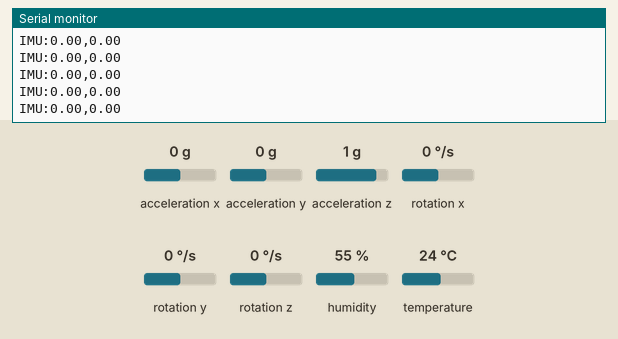
Simulated run of this sketch. Board: ESP32. Shown: the last lines printed to the serial monitor. Inputs (shaded band) come from the test bench; at power-on: acceleration x 0 g, acceleration y 0 g, acceleration z 1 g, rotation x 0 °/s, rotation y 0 °/s, rotation z 0 °/s, humidity 55 %, temperature 24 °C.

Above: at 6.9 s.
7.0 s: acceleration x set to -1.4 g
At 7.7 s:
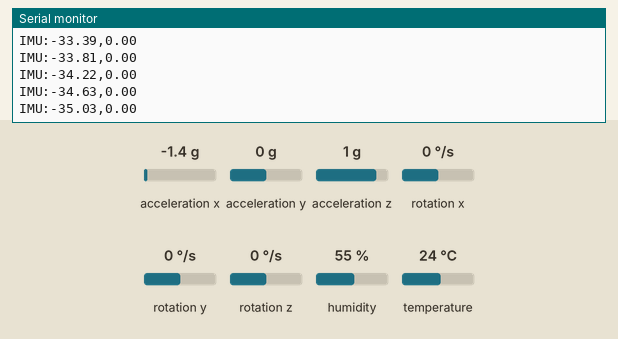
8.5 s: acceleration y set to -1.4 g
At 9.1 s:
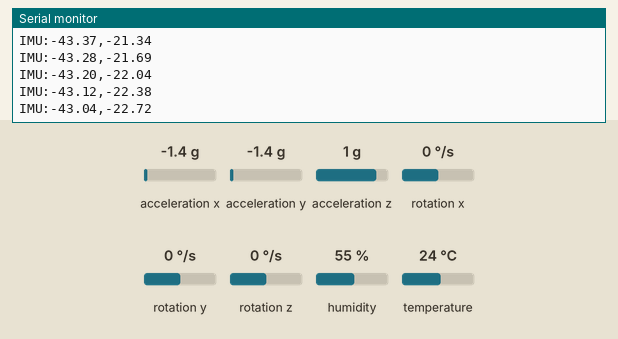
10.0 s: acceleration z set to -1.4 g
At 10.5 s:
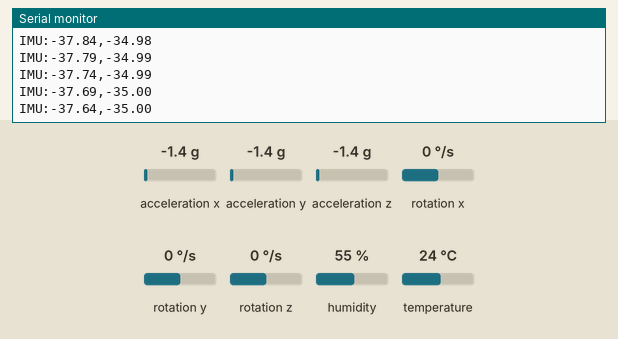
11.5 s: rotation x set to -192 °/s
At 12.1 s:
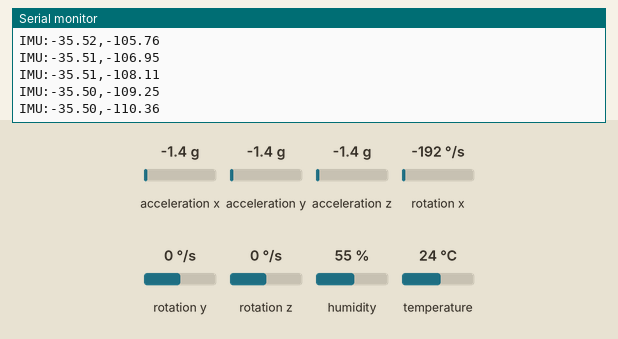
13.0 s: rotation y set to -192 °/s
At 13.8 s:
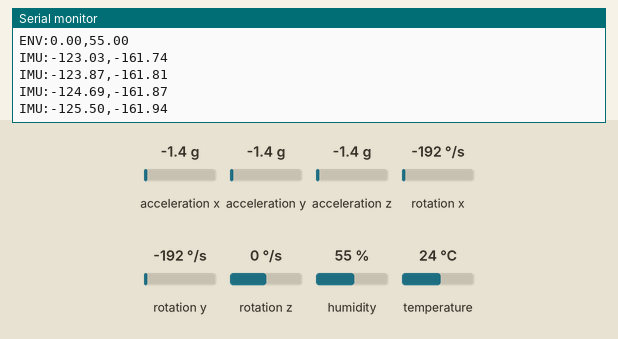
Timing chart, 0 to 15.5 s (numbered marks = the images above; inputs shaded):
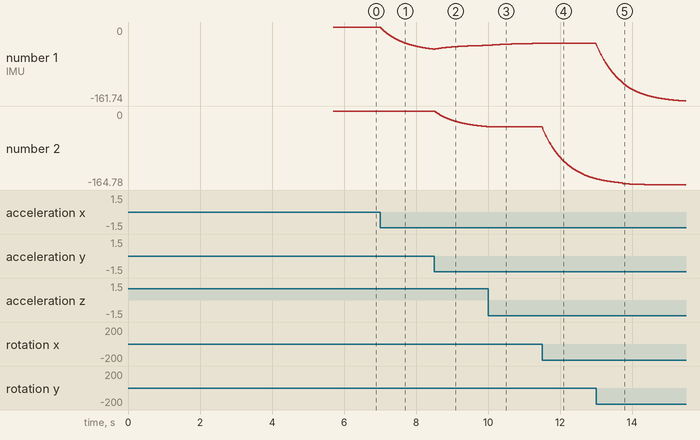

Measured:
- after the input at 7.0 s, the serial monitor: prints a new line at once (image 1)
- plotted number 1: 0 → -48.32 after the input at 7.0 s

The sketch:

arduino_nano.ino
```cpp
// code for entire system here
#include <Wire.h>
#include <MPU6050.h>
#include "SHTC3.h"
#include <math.h>

MPU6050 mpu;
SHTC3 shtc3(Wire);

long gx_off = 0, gy_off = 0, gz_off = 0;
float pitch = 0.0;
float roll  = 0.0;
unsigned long lastTime = 0;
unsigned long lastEnvReadMs = 0;
#define ALPHA 0.98
#define ENV_INTERVAL_MS 2000

void setup() {
  Serial.begin(115200);  // D1 TX -> ESP32 GPIO 16 (RX2)
  Wire.begin();          // A4=SDA, A5=SCL
  delay(100);
  shtc3.begin(true);
  Serial.println("SHTC3 init done");

  mpu.initialize();

  if (mpu.testConnection()) {
    Serial.println("MPU6050 connected!");
  } else {
    Serial.println("Connection failed!");
  }

  Serial.println("Calibrating... keep still!");
  for (int i = 0; i < 1000; i++) {
    int16_t ax, ay, az, gx, gy, gz;
    mpu.getMotion6(&ax, &ay, &az, &gx, &gy, &gz);
    gx_off += gx; gy_off += gy; gz_off += gz;
    delay(2);
  }
  gx_off /= 1000; gy_off /= 1000; gz_off /= 1000;
  mpu.setXGyroOffset(-gx_off / 4);
  mpu.setYGyroOffset(-gy_off / 4);
  mpu.setZGyroOffset(-gz_off / 4);
  Serial.println("Done!");

  lastTime = micros();
}

void loop() {
  int16_t ax, ay, az, gx, gy, gz;
  mpu.getMotion6(&ax, &ay, &az, &gx, &gy, &gz);

  float ax_g = ax / 16384.0;
  float ay_g = ay / 16384.0;
  float az_g = az / 16384.0;
  float gyroX = gx / 131.0;
  float gyroY = gy / 131.0;

  float accelPitch = atan2(ax_g, sqrt(ay_g * ay_g + az_g * az_g)) * 180.0 / PI;
  float accelRoll  = atan2(ay_g, sqrt(ax_g * ax_g + az_g * az_g)) * 180.0 / PI;

  unsigned long now = micros();
  float dt = (now - lastTime) / 1000000.0;
  lastTime = now;

  pitch = ALPHA * (pitch + gyroY * dt) + (1.0 - ALPHA) * accelPitch;
  roll  = ALPHA * (roll  + gyroX * dt) + (1.0 - ALPHA) * accelRoll;

  Serial.print("IMU:");
  Serial.print(pitch, 2);
  Serial.print(",");
  Serial.println(roll, 2);

  unsigned long nowMs = millis();
  if (nowMs - lastEnvReadMs >= ENV_INTERVAL_MS) {
    lastEnvReadMs = nowMs;

    shtc3.sample();
    float temperatureC = shtc3.readTempC();
    float humidity = shtc3.readHumidity();

    if (!isnan(temperatureC) && !isnan(humidity)) {
      Serial.print("ENV:");
      Serial.print(temperatureC, 2);
      Serial.print(",");
      Serial.println(humidity, 2);
    }
  }

  delay(10);
}
```
